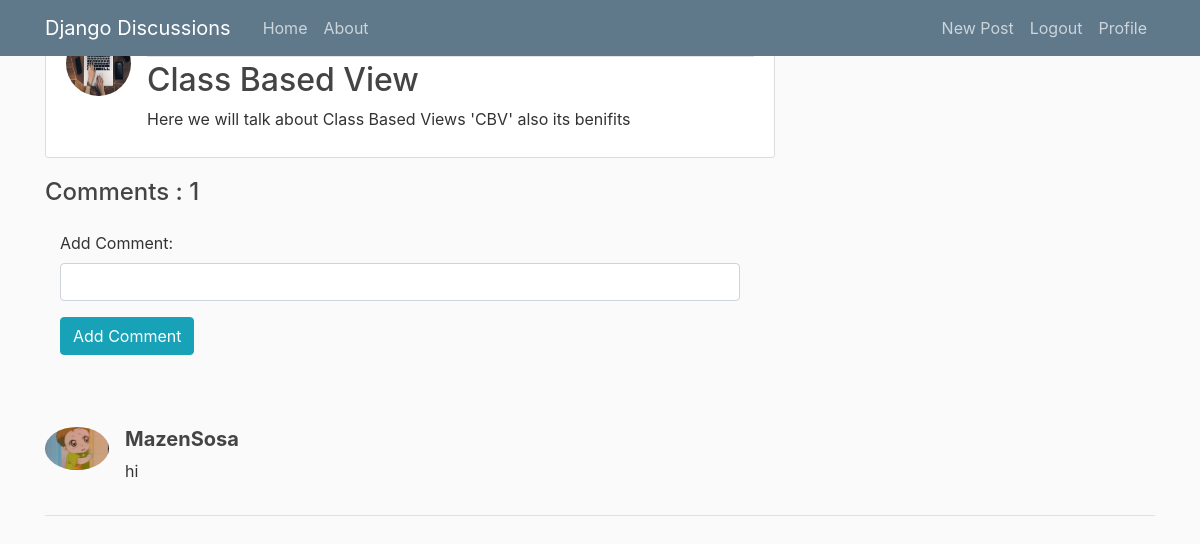
The app's page /post/11 (signed in) with its own data.
### blog/models.py (models this page shows, shortened)
class Post(models.Model):
	title 		= models.CharField(max_length=100)
	content 	= models.TextField()
	date_posted = models.DateTimeField(default=timezone.now)
	author 		= models.ForeignKey(User, on_delete=models.CASCADE)
	Slug        = models.SlugField(max_length=250, blank=True, null=True)

class Comment(models.Model):
	post 	= models.ForeignKey(Post, null=True,related_name='comments',on_delete=models.CASCADE)
	user 	= models.ForeignKey(User,on_delete=models.CASCADE)
	created = models.DateTimeField(auto_now_add=True)
	content = models.TextField(null=True,blank=True)
	date_posted= models.DateTimeField(default=timezone.now)

### users/models.py (models this page shows, shortened)
class Profile(models.Model):
	user = models.OneToOneField(User, on_delete = models.CASCADE)
	image = models.ImageField(default='default.jpg',upload_to='profile_pics')

### blog/views.py (the view, shortened to what this page needs)
# urls.py: path('post/<pk>', PostDetailView.as_view(), name='post-detail'),
class PostDetailView(DetailView):
	model = Post
	template_name = 'blog/post_detail.html'
	def get_context_data(self, **kwargs):
		context = super().get_context_data(**kwargs)
		context['form'] = CommentForm
		return context

### blog/templates/blog/post_detail.html (shortened to what this page needs)
{% extends 'blog/base.html' %}
{% block content %}
<article class="media content-section">
	<img class="rounded-circle article-img"src="{{ post.author.profile.image.url  }}">
  <div class="media-body">
    <div class="article-metadata">
      <a class="mr-2" href="{% url 'blog:user-posts' object.author.username %}">{{ object.author }}</a>
    </div>
    <h2 class="article-title">{{ object.title }}</h2>
    <p class="article-content">{{ object.content }}</p>
  </div><hr></article>
</div></div>
  <h4 class='mx-0 my-0'>Comments : {{post.comments.count}}</h4><br>
  <div class="row col-8">
    {% if user.is_authenticated %}
      {% include 'blog/comment_form.html'%}
</p></div><br><br>
    {% else %}
     <div class="row"><p> please <a href="users:login">Login</a>To Comment.</p>
      {% endif %}
      <br>
  {% for comment in post.comments.all%}
      <div class="media">
        <img class="d-flex rounded-circle avatar z-depth-1-half mr-3" src="{{ comment.user.profile.image.url  }}"
          alt="Avatar">
        <div class="media-body">
          <h5 class="mt-0 font-weight-bold blue-text">{{comment.user}}</h5>
      <p class="content"> {{ comment.content }}</p></div></div></div><hr>
      {% empty %}
          <hr>
          <p> There is No comments Yet</p>
    {% endfor %}
{% endblock %}

### blog/static/main.css (style rules this page uses)
body { background: #fafafa; color: #333333; margin-top: 5rem; }
h1, h2, h3, h4, h5, h6 { color: #444444; }
.content-section { background: #ffffff; padding: 10px 20px; border: 1px solid #dddddd; border-radius: 3px; margin-bottom: 20px; }
.article-title { color: #444444; }
.article-content { white-space: pre-line; }
.article-img { height: 65px; width: 65px; margin-right: 16px; }
.article-metadata { padding-bottom: 1px; margin-bottom: 4px; border-bottom: 1px solid #e3e3e3 }
body { margin-top:20px; }

### blog/templates/blog/comment_form.html (style rules this page uses)
.media .avatar { width: 64px; }

### records on screen
Post: author.profile.image (picture), title "Class Based View", content "Here we will talk about Class Based Views 'CBV' also its benifits", comments.count "1"
Comment: user.profile.image (picture), user "MazenSosa", content "hi"

### other values on screen
{{ field.label_tag }} "Add Comment:"
